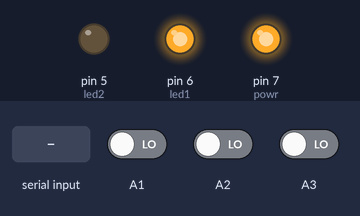
Simulated run of this sketch. Board: Arduino Uno, built with avr-gcc and run on an emulated ATmega328P. On the bench: output pins drawn as LEDs (lit = HIGH). The inputs (shaded band) are chosen by the test bench; at power-on: A1 LOW, A2 LOW, A3 LOW. Pins used as bus, display or sensor lines are not drawn; what the sketch prints to the serial monitor is not drawn.

Above: at 2.2 s.
2.3 s: "1" received over Serial
Timing chart, 0 to 5.3 s (numbered marks = the images above; inputs shaded):
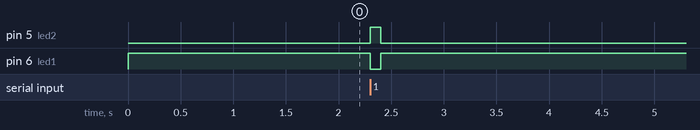

The sketch:

ThreeCells.ino
```cpp
#include "HX711-multi.h"
#include <Wire.h>

byte CLK     =  A0;
byte DOUT[3] = {A1, A2, A3};

int  powr = 7;
int  led1 = 6;
int  led2 = 5;

HX711MULTI cells(3, DOUT, CLK);

void setup(){
     Serial.begin(9600);

     pinMode(led1, OUTPUT);
     digitalWrite(led1, HIGH);

     pinMode(led2, OUTPUT);
     digitalWrite(led2, LOW);

     pinMode(powr, OUTPUT);
     digitalWrite(powr, HIGH);

     delay(1000);
}

void loop(){

     long data[3];
     char line[40];
     byte gotIt;

     if (Serial.available() > 0){
         gotIt = Serial.read();
         digitalWrite(led2, HIGH);
         digitalWrite(led1, LOW);

         cells.read(data);

         sprintf(line,   "%9ld %9ld %9ld %9ld",
                 millis(), data[0], data[1], data[2]);

         Serial.println(line);

         delay(100);

         digitalWrite(led2, LOW);
         digitalWrite(led1, HIGH);

         }
}
```

Measured:
- after the input at 2.3 s, pin 5 (led2): LOW → HIGH at once, → LOW 0.10 s later; pin 6 (led1): HIGH → LOW at once, → HIGH 0.10 s later
